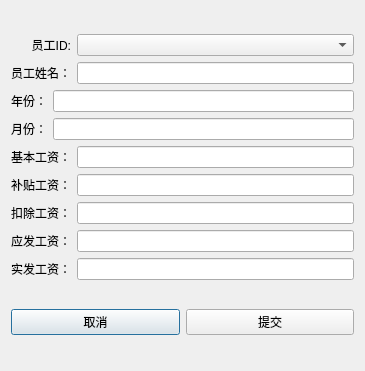
<?xml version="1.0" encoding="UTF-8"?>
<ui version="4.0">
 <class>SalaryDialog</class>
 <widget class="QDialog" name="SalaryDialog">
  <property name="geometry">
   <rect>
    <x>0</x>
    <y>0</y>
    <width>365</width>
    <height>371</height>
   </rect>
  </property>
  <property name="windowTitle">
   <string>Dialog</string>
  </property>
  <layout class="QVBoxLayout" name="verticalLayout" stretch="4,1">
   <item>
    <layout class="QGridLayout" name="gridLayout">
     <item row="4" column="2">
      <widget class="QLineEdit" name="lineEditBasic"/>
     </item>
     <item row="4" column="0" colspan="2">
      <widget class="QLabel" name="label_5">
       <property name="text">
        <string>基本工资：</string>
       </property>
       <property name="alignment">
        <set>Qt::AlignRight|Qt::AlignTrailing|Qt::AlignVCenter</set>
       </property>
      </widget>
     </item>
     <item row="1" column="0" colspan="2">
      <widget class="QLabel" name="label_2">
       <property name="text">
        <string>员工姓名：</string>
       </property>
       <property name="alignment">
        <set>Qt::AlignRight|Qt::AlignTrailing|Qt::AlignVCenter</set>
       </property>
      </widget>
     </item>
     <item row="5" column="0" colspan="2">
      <widget class="QLabel" name="label_6">
       <property name="text">
        <string>补贴工资：</string>
       </property>
       <property name="alignment">
        <set>Qt::AlignRight|Qt::AlignTrailing|Qt::AlignVCenter</set>
       </property>
      </widget>
     </item>
     <item row="3" column="0">
      <widget class="QLabel" name="label_4">
       <property name="text">
        <string>月份：</string>
       </property>
       <property name="alignment">
        <set>Qt::AlignRight|Qt::AlignTrailing|Qt::AlignVCenter</set>
       </property>
      </widget>
     </item>
     <item row="8" column="0" colspan="2">
      <widget class="QLabel" name="label_9">
       <property name="text">
        <string>实发工资：</string>
       </property>
       <property name="alignment">
        <set>Qt::AlignRight|Qt::AlignTrailing|Qt::AlignVCenter</set>
       </property>
      </widget>
     </item>
     <item row="3" column="1" colspan="2">
      <widget class="QLineEdit" name="lineEditMonth"/>
     </item>
     <item row="6" column="0" colspan="2">
      <widget class="QLabel" name="label_7">
       <property name="text">
        <string>扣除工资：</string>
       </property>
       <property name="alignment">
        <set>Qt::AlignRight|Qt::AlignTrailing|Qt::AlignVCenter</set>
       </property>
      </widget>
     </item>
     <item row="2" column="0">
      <widget class="QLabel" name="label_3">
       <property name="text">
        <string>年份：</string>
       </property>
       <property name="alignment">
        <set>Qt::AlignRight|Qt::AlignTrailing|Qt::AlignVCenter</set>
       </property>
      </widget>
     </item>
     <item row="0" column="2">
      <widget class="QComboBox" name="comboBoxClerkId"/>
     </item>
     <item row="8" column="2">
      <widget class="QLineEdit" name="lineEditShifa"/>
     </item>
     <item row="0" column="0" colspan="2">
      <widget class="QLabel" name="label">
       <property name="text">
        <string>员工ID:</string>
       </property>
       <property name="alignment">
        <set>Qt::AlignRight|Qt::AlignTrailing|Qt::AlignVCenter</set>
       </property>
      </widget>
     </item>
     <item row="7" column="0" colspan="2">
      <widget class="QLabel" name="label_8">
       <property name="text">
        <string>应发工资：</string>
       </property>
       <property name="alignment">
        <set>Qt::AlignRight|Qt::AlignTrailing|Qt::AlignVCenter</set>
       </property>
      </widget>
     </item>
     <item row="2" column="1" colspan="2">
      <widget class="QLineEdit" name="lineEditYear"/>
     </item>
     <item row="1" column="2">
      <widget class="QLineEdit" name="lineEditName"/>
     </item>
     <item row="6" column="2">
      <widget class="QLineEdit" name="lineEditKouchu"/>
     </item>
     <item row="7" column="2">
      <widget class="QLineEdit" name="lineEditYingfa"/>
     </item>
     <item row="5" column="2">
      <widget class="QLineEdit" name="lineEditButie"/>
     </item>
    </layout>
   </item>
   <item>
    <layout class="QHBoxLayout" name="horizontalLayout">
     <item>
      <widget class="QPushButton" name="pushButtonCancel">
       <property name="text">
        <string>取消</string>
       </property>
      </widget>
     </item>
     <item>
      <widget class="QPushButton" name="pushButtonCommit">
       <property name="text">
        <string>提交</string>
       </property>
      </widget>
     </item>
    </layout>
   </item>
  </layout>
 </widget>
 <resources/>
 <connections/>
</ui>
